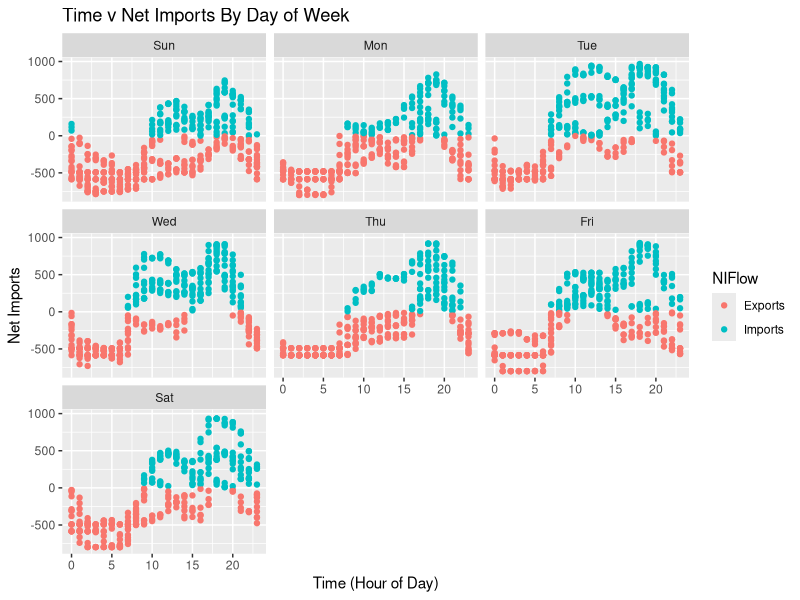
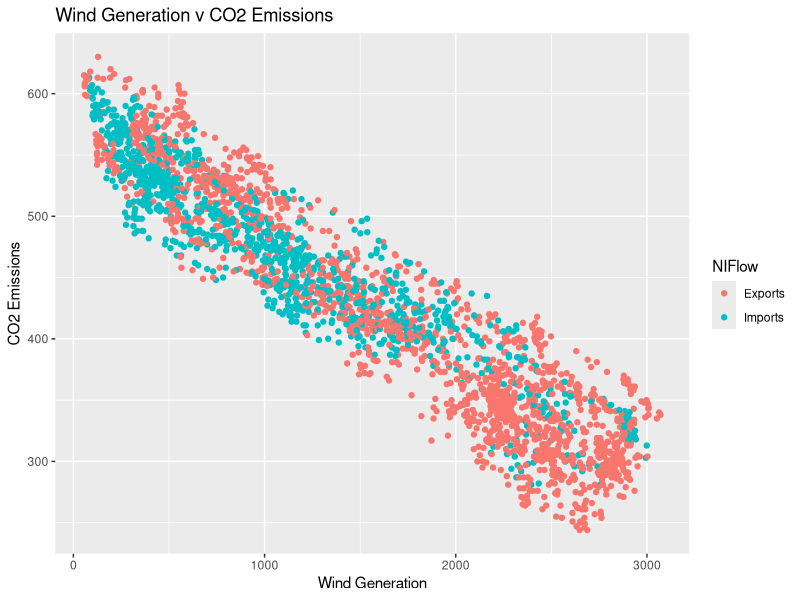
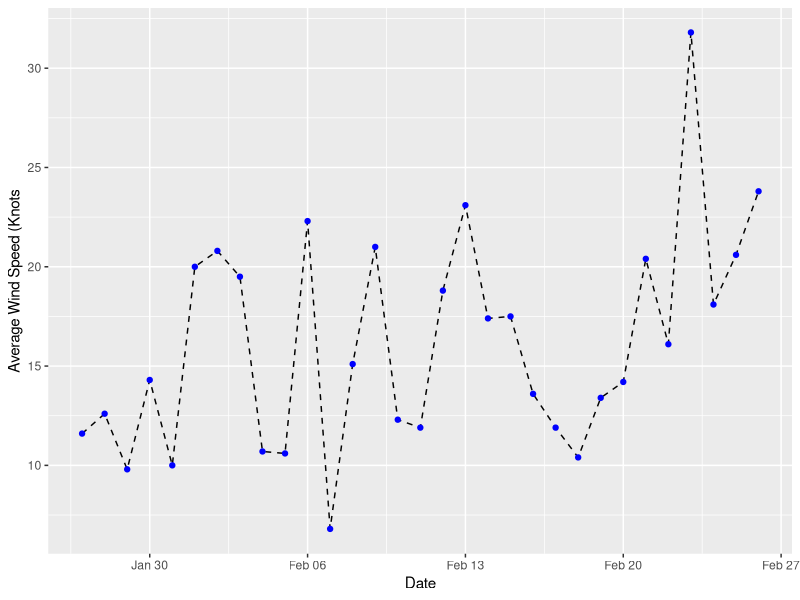
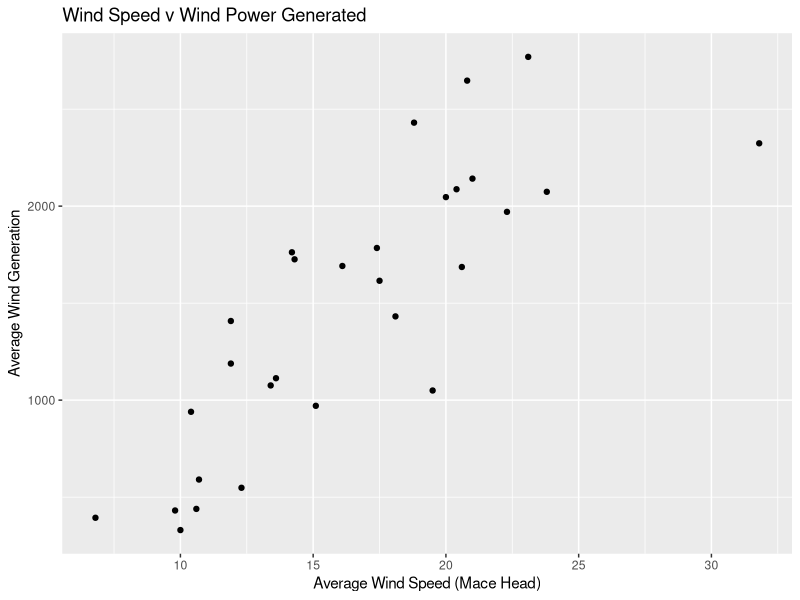
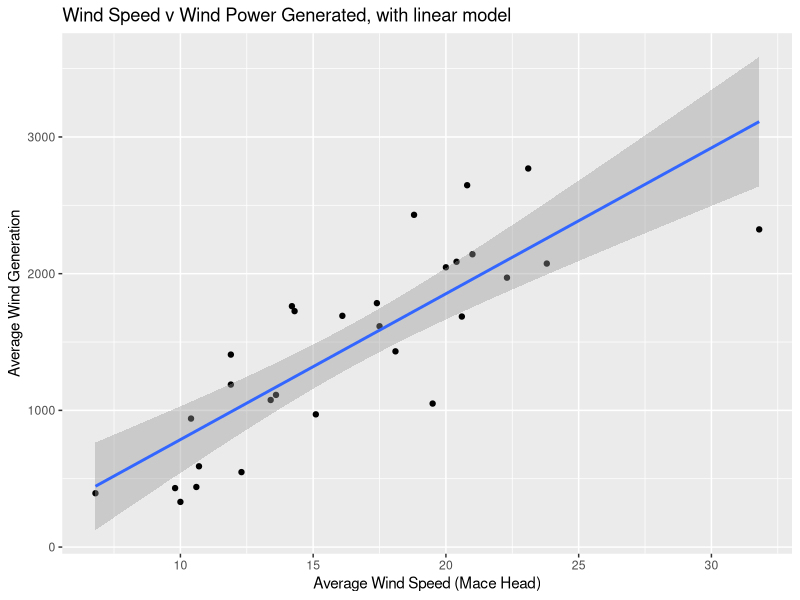
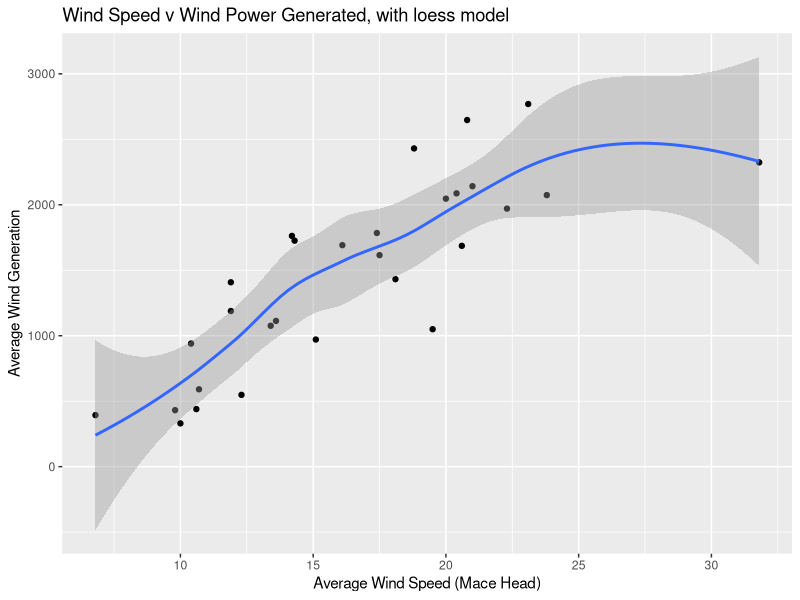

Here is the R script that generated these plots, in order:
library(ggplot2)
library(dplyr)
library(tidyr)
library(lubridate)
library(readxl)

ener <- read_excel("datasets/Energy/IrelandData January 2017.xlsx")

ener <- mutate(ener, HourOfDay   =  hour(DateTime),
               MinuteOfDay =  minute(DateTime),
               DayOfWeek   =  wday(DateTime,label=T),
               NIFlow=case_when(
                 NetImports >= 0 ~ "Imports",
                 NetImports < 0  ~ "Exports"
               )) %>%
               separate(DateTime,c("Date","Time"),sep=" ",remove=F)

ggplot(data = ener) +
  geom_point(mapping = aes(x=HourOfDay,y=NetImports,colour=NIFlow)) +
  xlab("Time (Hour of Day)") + ylab("Net Imports") + 
  ggtitle("Time v Net Imports By Day of Week")+facet_wrap(~DayOfWeek)

ggplot(data = ener,mapping = aes(x=Wind,y=CO2,colour=NIFlow)) +
  geom_point() +
  xlab("Wind Generation") + ylab("CO2 Emissions") + 
  ggtitle("Wind Generation v CO2 Emissions")



weather <- read_excel("datasets/Energy/Mac Head Wind Data.xlsx")

weather <- mutate(weather,Date = ymd(Date))

ggplot(data = weather,mapping = aes(x=Date,y=AVRWind)) +
  geom_line(linetype="dashed") + geom_point(colour="blue") +
  xlab("Date") + ylab("Average Wind Speed (Knots")

avr_daily_wind <- ener %>% group_by(Date) %>% 
  summarise(AverageWindGeneration=mean(Wind)) %>%
  mutate(Date=ymd(Date))

gen_weather <- left_join(avr_daily_wind,weather) %>% 
  select(Date,AVRWind,AverageWindGeneration)

ggplot(data = gen_weather,mapping = aes(x=AVRWind,y=AverageWindGeneration)) +
  geom_point() +
  xlab("Average Wind Speed (Mace Head)") + ylab("Average Wind Generation") + 
  ggtitle("Wind Speed v Wind Power Generated")

ggplot(data = gen_weather,mapping = aes(x=AVRWind,y=AverageWindGeneration)) +
  geom_point() +
  geom_smooth(method = "lm",se=T)+
  xlab("Average Wind Speed (Mace Head)") + ylab("Average Wind Generation") + 
  ggtitle("Wind Speed v Wind Power Generated, with linear model")

ggplot(data = gen_weather,mapping = aes(x=AVRWind,y=AverageWindGeneration)) +
  geom_point() +
  geom_smooth()+
  xlab("Average Wind Speed (Mace Head)") + ylab("Average Wind Generation") + 
  ggtitle("Wind Speed v Wind Power Generated, with loess model")






